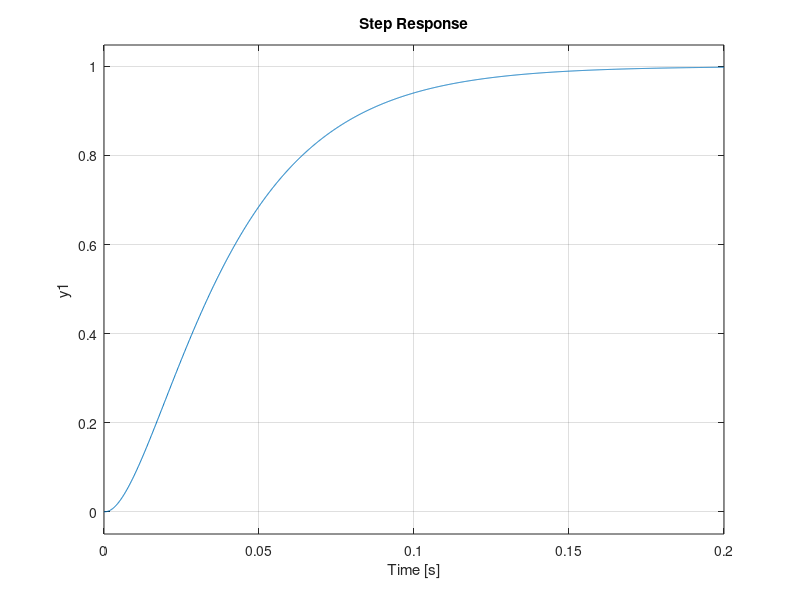
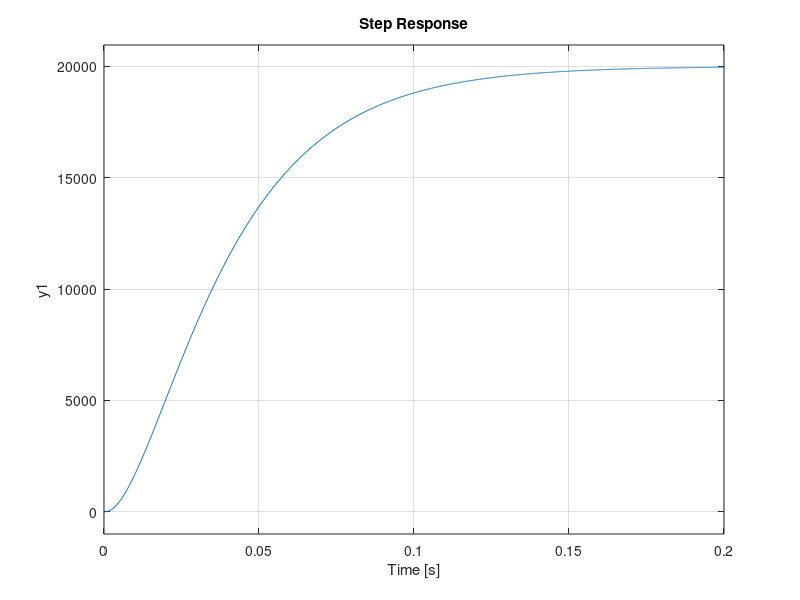

Write MATLAB code to recreate these figures, in order.
%% Parameters
n = 16.5; % Tandwielverhouding
load('parameters_sys_id_2param_50V_20-01-19.mat');

%% State Space model

A = [-(bm*(n^2) + bg)/(Jm*(n^2) + Jg) Kt*n/(Jm*(n^2) + Jg); 
    -(n*Ke)/La -Ra/La];
B = [0; 
    1/La];
C = [1 0];
D = [0];

sysc = ss(A,B,C,D);

%% State space model met integrator

Aa = [-(bm*(n^2) + bg)/(Jm*(n^2) + Jg) Kt*n/(Jm*(n^2) + Jg) 0; 
    -(n*Ke)/La -Ra/La 0;
    1 0 0];
Ba = [0; 
    1/La;
    0];
Br = [0 ; 0; -1];
Ca = [1 0 0];
Da = [0];

sysci = ss(Aa,Ba,Ca,Da);

%% C2D

Tsc = 1/20000;

sysdi = c2d(sysci, Tsc);

Ad = sysdi.A;
Bd = sysdi.B;
Cd = sysdi.C;
Dd = sysdi.D;

%% Feedback constante berekenen met LQR

co = ctrb(sysci);
controllability = rank(co)

Q = Ca'*Ca;
Q(1,1) = 100;
Q(2,2) = 1;
Q(3,3) = 100000;%2.32;
R = 1;
Kci = lqr(Aa,Ba,Q,R);
Kdi = dlqr(Ad,Bd,Q,R);

%% Integral
close all
sys_cl = ss(Aa-Ba*Kci,Br,Ca,Da);
step(sys_cl)

sys_cldd = c2d(sys_cl,Tsc);
eigD = eig(sys_cldd)

figure

sys_cld = ss(Ad-Bd*Kdi,Br,Cd,Dd,Tsc);
step(sys_cld)
eig(sys_cld)

%% Observer constante L
sys_clL = ss(A-B*Kci(1:2),B,C,D);
eigenVal = eig(sys_clL);
eigenVal = eigenVal*0.52;